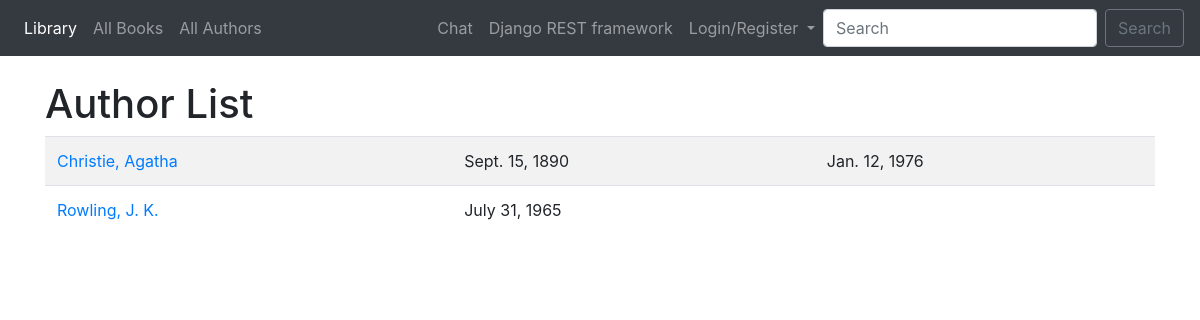
Screenshot of /authors/ with the database file from the repository.
### catalog/models.py (models this page shows)
class Author(models.Model):
    first_name = models.CharField(max_length=100)
    last_name = models.CharField(max_length=100)
    date_of_birth = models.DateField(null=True, blank=True)
    date_of_death = models.DateField('died', null=True, blank=True)
    class Meta:
        ordering = ['last_name', 'first_name']
    def get_absolute_url(self):
        return reverse('catalog:author-detail', args=[str(self.id)])
    def __str__(self):
        return '{0}, {1}'.format(self.last_name, self.first_name)

### catalog/views.py (the view)
# urls.py: path('authors/', views.AuthorListView.as_view(), name='author-list'),
class AuthorListView(ListView):
    model = Author

### catalog/templates/catalog/author_list.html (shortened to what this page needs)
{% extends "base.html" %}
{% block content %}
<h1>Author List</h1>
{% if author_list %}
<table class="table table-striped">
  <tbody>
  {% for author in author_list %}
  <tr>
    <td><a href="{{ author.get_absolute_url }}">{{ author }}</a></td>
    <td>{{author.date_of_birth}}</td>
    <td>{% if author.date_of_death %}{{author.date_of_death}}{% endif %}</td>
  </tr>
  {% endfor %}
  </tbody>
</table>
{% else %}
  <p>There are no authors available.</p>
{% endif %}
{% endblock %}

### rows the page displays
Author: last_name+first_name "Christie, Agatha", date_of_birth "Sept. 15, 1890", date_of_death "Jan. 12, 1976"
Author: last_name+first_name "Rowling, J. K.", date_of_birth "July 31, 1965"
